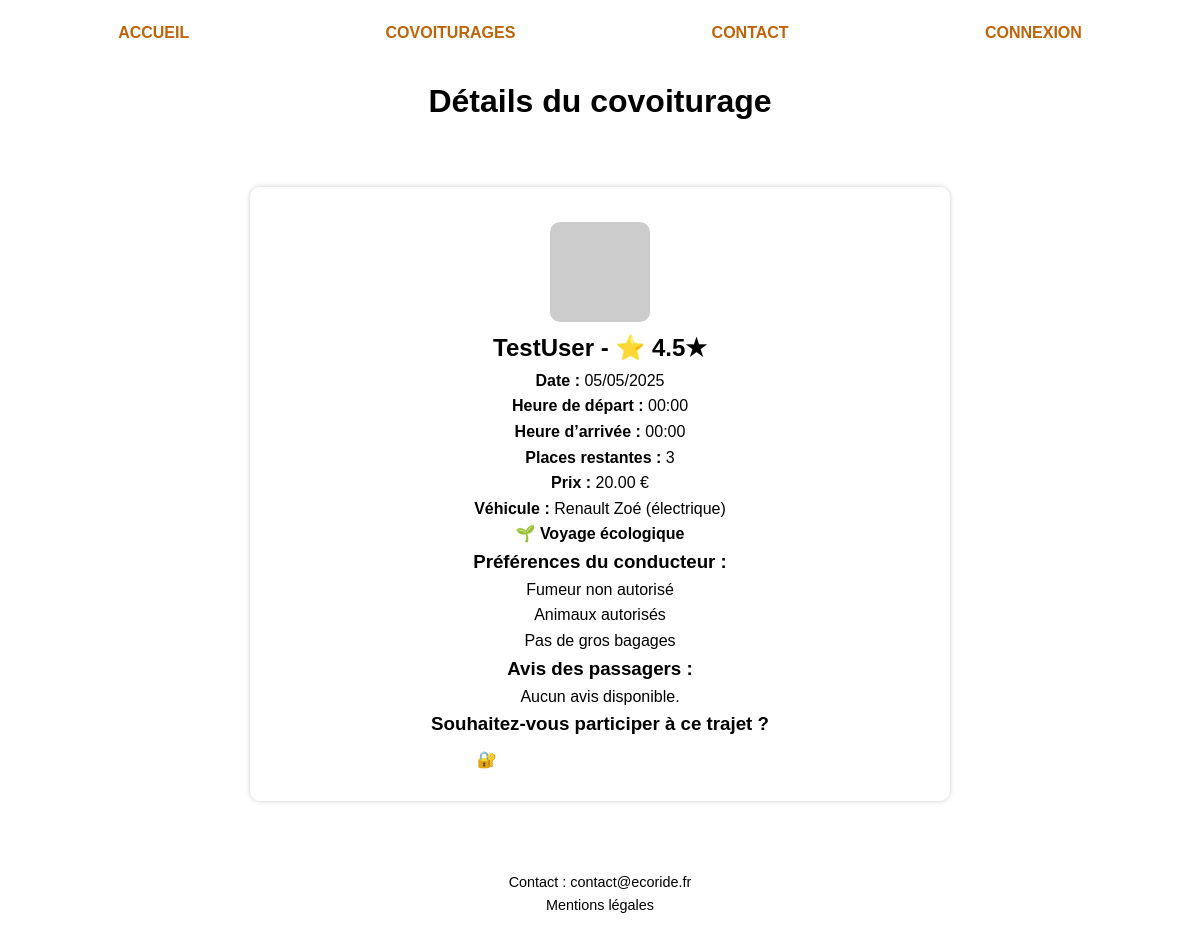
Page /pages/details.php?ride_id=4 on the earlier database version.
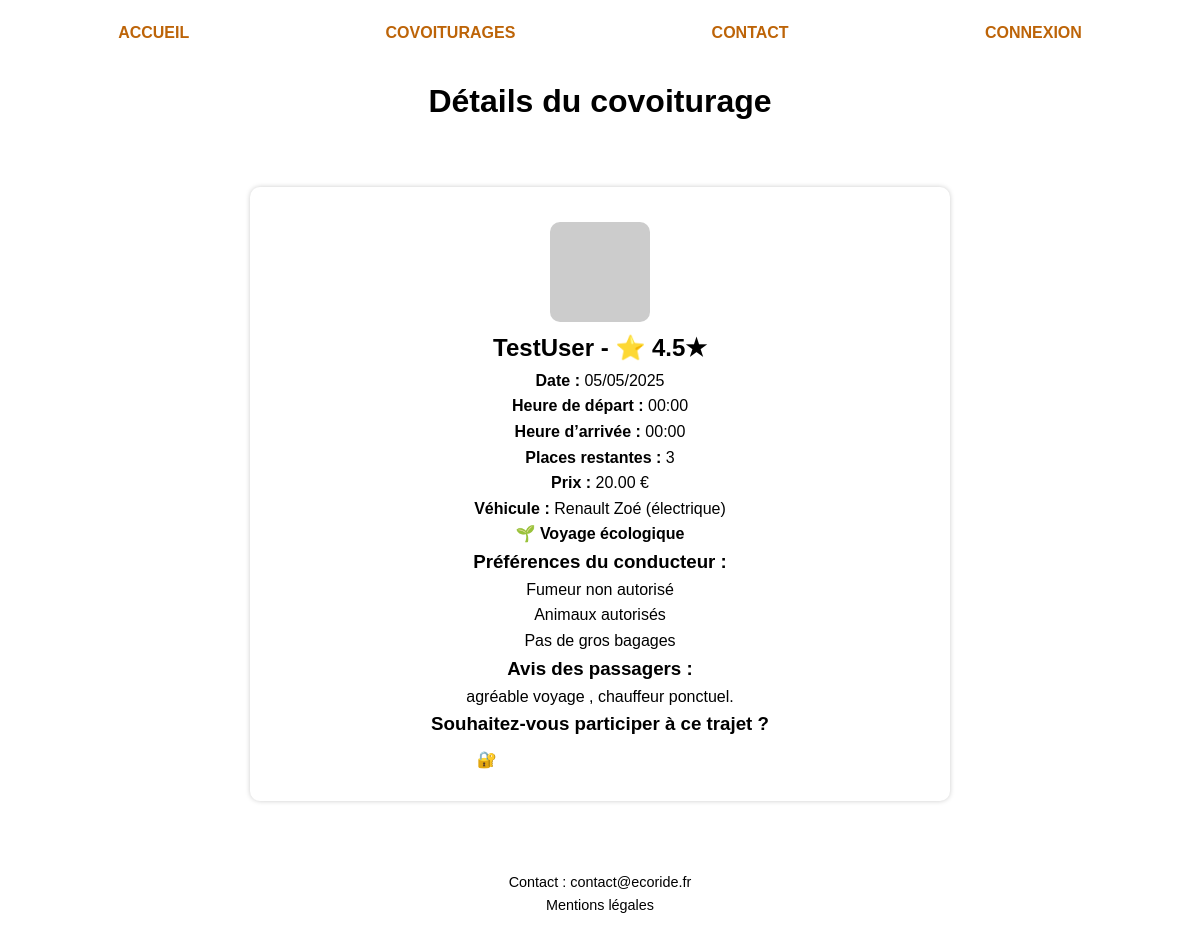
Same page on the later database version.
### tables this page shows
CREATE TABLE `rides` (
  `id` int NOT NULL,
  `user_id` int NOT NULL,
  `vehicle_id` int NOT NULL,
  `depart` varchar(100) NOT NULL,
  `arrivee` varchar(100) NOT NULL,
  `date_depart` datetime NOT NULL,
  `date_arrivee` datetime NOT NULL,
  `prix` decimal(5,2) NOT NULL,
  `places` int NOT NULL,
  `ecologique` tinyint(1) DEFAULT '0',
  `statut` enum('en attente','en cours','terminé') DEFAULT 'en attente',
  `duree` int DEFAULT '0'
);

CREATE TABLE `users` (
  `id` int NOT NULL,
  `pseudo` varchar(50) NOT NULL,
  `email` varchar(100) NOT NULL,
  `password` varchar(255) NOT NULL,
  `credits` int DEFAULT '20',
  `role` varchar(20) DEFAULT 'utilisateur',
  `created_at` timestamp NULL DEFAULT CURRENT_TIMESTAMP,
  `actif` tinyint(1) DEFAULT '1'
);

CREATE TABLE `vehicles` (
  `id` int NOT NULL,
  `user_id` int NOT NULL,
  `plaque` varchar(20) NOT NULL,
  `date_immatriculation` date DEFAULT NULL,
  `modele` varchar(50) NOT NULL,
  `couleur` varchar(30) NOT NULL,
  `marque` varchar(50) NOT NULL,
  `energie` enum('électrique','essence','hybride') NOT NULL,
  `places` int DEFAULT NULL,
  `fumeur` tinyint(1) DEFAULT '0',
  `animal` tinyint(1) DEFAULT '0',
  `created_at` timestamp NULL DEFAULT CURRENT_TIMESTAMP,
  `preferences` text
);

CREATE TABLE `avis` (
  `id` int NOT NULL,
  `contenu` text NOT NULL,
  `chauffeur_id` int NOT NULL,
  `auteur_id` int NOT NULL,
  `valide` tinyint(1) DEFAULT '0',
  `created_at` datetime DEFAULT CURRENT_TIMESTAMP,
  `note` tinyint NOT NULL DEFAULT '0'
);

### pages/details.php (the view, shortened to what this page needs)
<?php
require_once('../models/db.php');
$trajet_id = $_GET['ride_id'] ?? null;
$sql = "SELECT rides.*, users.pseudo AS conducteur, users.id AS conducteur_id,
               vehicles.marque, vehicles.modele, vehicles.energie
        FROM rides
        INNER JOIN users ON rides.user_id = users.id
        INNER JOIN vehicles ON rides.vehicle_id = vehicles.id
        WHERE rides.id = :id";
$stmt = $pdo->prepare($sql);
$stmt->execute([':id' => $trajet_id]);
$trajet = $stmt->fetch();
$avis_stmt = $pdo->prepare("SELECT contenu FROM avis WHERE chauffeur_id = :id AND valide = 1");
$avis_stmt->execute([':id' => $trajet['conducteur_id']]);
$avis = $avis_stmt->fetchAll();
?>
<!DOCTYPE html>
<html lang="fr">
<head>
    <link rel="stylesheet" href="/Assets/css/style.css">
</head>
<body>
<?php include('../includes/nav.php'); ?>
<header>
    <h1>Détails du covoiturage</h1>
</header>
<main>
<section class="trajet-detail">
    <img src="https://randomuser.me/api/portraits/men/75.jpg" alt="Photo conducteur" width="100">
    <h2><?= htmlspecialchars($trajet['conducteur']) ?> - ⭐ 4.5★</h2>
    <p><strong>Date :</strong> <?= date('d/m/Y', strtotime($trajet['date_depart'])) ?></p>
    <p><strong>Heure de départ :</strong> <?= date('H:i', strtotime($trajet['date_depart'])) ?></p>
    <p><strong>Heure d’arrivée :</strong> <?= date('H:i', strtotime($trajet['date_arrivee'])) ?></p>
    <p><strong>Places restantes :</strong> <?= $trajet['places'] ?></p>
    <p><strong>Prix :</strong> <?= $trajet['prix'] ?> €</p>
    <p><strong>Véhicule :</strong> <?= htmlspecialchars($trajet['marque']) ?> <?= htmlspecialchars($trajet['modele']) ?> (<?= $trajet['energie'] ?>)</p>
    <?php if ($trajet['energie'] === 'électrique'): ?>
        <p><strong>🌱 Voyage écologique</strong></p>
    <?php endif; ?>
    <h3>Préférences du conducteur :</h3>
    <ul>
        <li> Fumeur non autorisé</li>
        <li>Animaux autorisés</li>
        <li>Pas de gros bagages</li>
    </ul>
    <h3>Avis des passagers :</h3>
    <?php if (!empty($avis)): ?>
        <?php foreach ($avis as $a): ?>
            <blockquote>
                <p><?= htmlspecialchars($a['contenu']) ?></p>
            </blockquote>
        <?php endforeach; ?>
    <?php else: ?>
        <p>Aucun avis disponible.</p>
    <?php endif; ?>
    <h3>Souhaitez-vous participer à ce trajet ?</h3>
    <?php if (isset($_SESSION['user_id']) && $trajet['places'] > 0): ?>
        <a href="participate.php?ride_id=<?= $trajet['id'] ?>" class="btn-green">✅ Participer</a>
    <?php elseif (!isset($_SESSION['user_id'])): ?>
        <p><a href="login.php" class="btn-blue">🔐 Connectez-vous pour participer</a></p>
    <?php else: ?>
        <p> Ce trajet est complet.</p>
    <?php endif; ?>
</section>
</main>
<?php include('../includes/footer.php'); ?>
</body>
</html>

### includes/nav.php (shortened to what this page needs)
<nav>
    <ul>
        <li><a href="/index.php">Accueil</a></li>
        <li><a href="/pages/search.php">Covoiturages</a></li>
        <li><a href="/pages/contact.php">Contact</a></li>
        <?php if (isset($_SESSION['user_id'])): ?>
            <?php if ($_SESSION['role'] === 'admin'): ?>
                <li><a href="/pages/admin-control.php">Mon espace</a></li>
            <?php elseif ($_SESSION['role'] === 'employe'): ?>
                <li><a href="/pages/employe-space.php">Mon espace</a></li>
            <?php else: ?>
                <li><a href="/pages/user-space.php">Mon espace</a></li>
            <?php endif; ?>
            <li><a href="/controllers/logout.php">Déconnexion</a></li>
        <?php else: ?>
            <li><a href="/pages/login.php">Connexion</a></li>
        <?php endif; ?>
    </ul>
</nav>

### includes/footer.php
<footer>
    <p>Contact : <a href="mailto:contact@ecoride.fr">contact@ecoride.fr</a></p>
  <a href="/mentions.php">Mentions légales</a>
</footer>

### Assets/css/style.css (style rules this page uses)
* { margin: 0; padding: 0; box-sizing: border-box; }
body { font-family: Arial, sans-serif; background-color: var(--jaune-clair); color: var(--bleu-sombre); line-height: 1.6; padding: 20px; }
header { text-align: center; background-color: var(--vert-olive); color: var(--texte-sombre); padding: 30px 10px; margin-bottom: 20px; border-bottom: 2px solid var(--olive-pastel); }
nav ul { list-style: none; display: flex; justify-content: space-around; flex-wrap: wrap; padding: 0; margin: 0; color: #bd6408; text-transform: uppercase; font-weight: bold; }
nav li a { color: var(--orange-fonce); text-decoration: none; font-weight: bold; }
ul { list-style: none; text-align: center; padding: 0; margin: 0; }
section { margin: 30px auto; max-width: 700px; text-align: center; background-color:var(--orange-vif); padding: 20px; border-radius: 10px; box-shadow: 0 0 5px #ccc; }
section img { margin-top: 15px; border-radius: 10px; max-width: 100%; }
footer { text-align: center; padding: 20px; font-size: 0.9rem; background-color: var(--vert-olive); color: var(--jaune-clair); margin-top: 50px; }
footer a, footer a:visited { color: var(--jaune-clair); }
a { text-decoration: none; }
.btn-green, .btn-blue, .admin-button { display: inline-block; padding: 8px 12px; color: rgb(187, 52, 6); text-decoration: none; border-radius: 5px; }
.btn-blue { background-color: var(--bleu-moyen); }
.btn-blue,.btn-blue:visited { color: white; text-decoration: underline; }

Differences in the rows shown:
added avis: contenu "agréable voyage , chauffeur ponctuel."
Other differences:
text no longer shown: "Aucun avis disponible."
